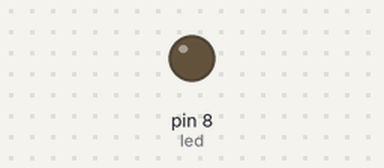
This sketch was run on a simulated Arduino Uno, built with avr-gcc and run on an emulated ATmega328P. Shown: output pins drawn as LEDs (lit = HIGH). What the sketch prints to the serial monitor is not drawn.

Above: at 0.6 s.
At 2.6 s:
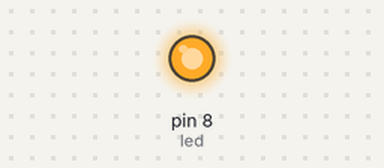
Timing chart, 0 to 6.8 s (numbered marks = the images above):
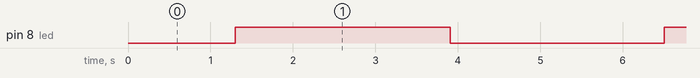

The sketch:

LED_INCDEC.ino
```cpp
int led = 8;
int i;

void setup() {
  pinMode(led, OUTPUT);
  Serial.begin(9600);
}

void loop() {
  for(i = 0; i <= 255; i++)
    {
      analogWrite(led, i);
      Serial.println(i);
      delay(10);
    }

  for(i = 255; i >= 0; i--)
    {
      analogWrite(led, i);
      Serial.println(i);
      delay(10);
    }
}
```

Measured:
- by itself, pin 8 (led): alternates HIGH for 2.6 s and LOW for 2.6 s
